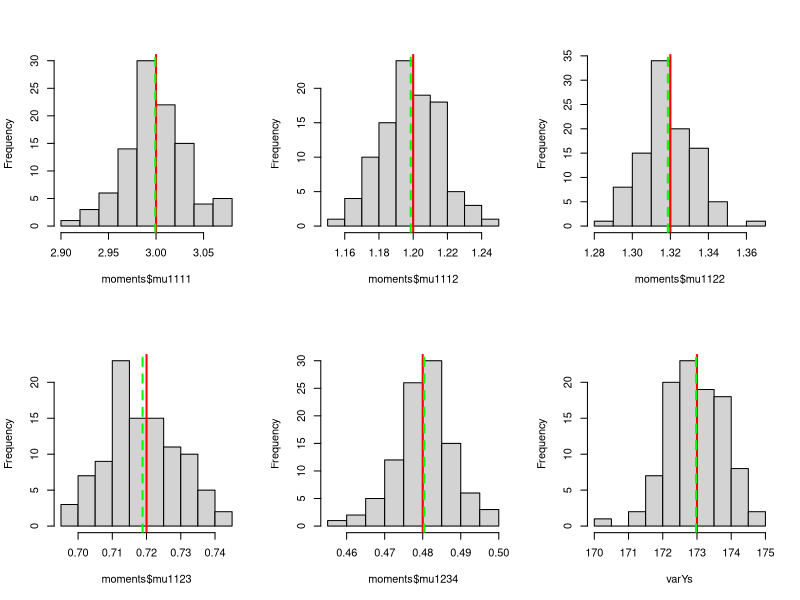
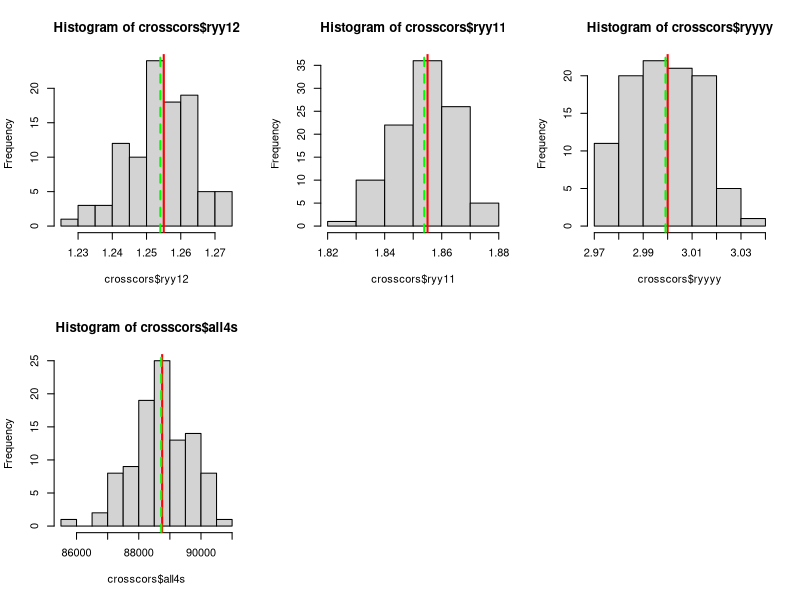
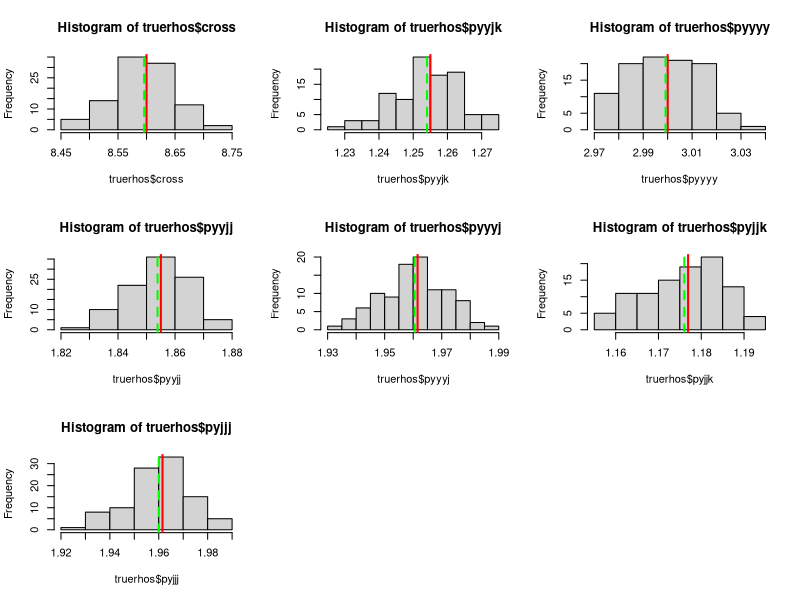

These figures' R source, in order:
nX <- 1
bX <- 20
rhos <- 0.4
Beta <- 1
s2 <- 1
nsims <- 100
ndata <- 100000

library(MASS)
library(Matrix)

# Set intra-correlations of X's
rho_blocksX <- lapply(rhos, function (R) matrix(R, bX, bX) + 
                        diag(rep(1 - R, bX)))
mX <- nX * bX

#------Generating Block Covariance Matrices-----#
SigmaX <- as.matrix(bdiag(rho_blocksX))

# Useful functions
d <- function (r) {1 - 3 * r^2 + 2 * r^3}
pbr <- function (r) {Beta * (1 - r + bX * r)}
pxy <- function (r) {pbr(r) / sqrt(varY(r))}

# Function for single variance calculation
varY <- function (r) {bX * Beta * (1 - r + r * bX) + s2}
mu1111 <- function (r) {3}
mu1112 <- function (r) {3 * r}
mu1123 <- function (r) {2 * r^2 + r}
mu1122 <- function (r) {1 + 2 * r^2}
mu1234 <- function (r) {3 * r * (r - 1)^2 * (2 * r^2 + r) / d(r)}

# Functions for total variance calculation
pyy12  <- function (r) {((bX - 2) * mu1123(r) + (bX - 2) * (bX - 3) * mu1234(r) +
    4 * (bX - 2) * mu1123(r) + 2 * (mu1112(r) + mu1122(r)) + s2 * r) / varY(r)}
pyy11 <- function (r) {((bX - 1) * mu1122(r) + (bX - 1) * (bX - 2) * mu1123(r) +
    2 * (bX - 1) * mu1112(r) + mu1111(r) + s2) / varY(r)}
all4s <- function (r) {3 * sum(SigmaX)^2}
pyyyy <- function (r) {(all4s(r) + 
    6 * s2 * Beta^2 * bX * (1 - r + bX * r) + s2^2 * mu1111(r)) / varY(r)^(1.5)}
pyyjk <- function (r) {(2 * pbr(r)^2 * (2 * r + 1) / (r + 1) + 
                          r * Beta * pbr(r) * (bX + s2 / (Beta * pbr(r)) - 
                              2 * (1 - r + bX * r) / (1 + r))) / varY(r)}
pyyyy <- function (r) {3}
pyyjj <- function (r) {(2 * pbr(rhos)^2 + varY(rhos)) / varY(rhos)}
pyyyj <- function (r) {3 * varY(rhos) * pbr(rhos) / varY(rhos)^(3 / 2)}
pyjjk <- function (r) {pbr(r) * (2 * r + 1) / sqrt(varY(r))}
pyjjj <- function (r) {pbr(r) * 3 / sqrt(varY(r))}

# Variance calculations
popvar1234 <- function (r) {mu1234(r) + 0.25 * r^2 * 
    (mu1111(r) + 3 * mu1122(r)) - rho * 2 * mu1123(r)}

popvar1213 <- function (r) {mu1123(r) + 0.25 * r^2 * 
    (mu1111(r) + 3 * mu1122(r)) - rho * (mu1112(r) + mu1123(r))}

popvar <- function (r) {(pyyjj(r) + 0.25 * pxy(r)^2 * (pyyyy(r) + 2 * pyyjj(r) +
    mu1122(r)) - pxy(r) * (pyyyj(r) + pyjjj(r)) + 
    (bX - 1) * (pyyjk(r) + 0.25 * pxy(r)^2 * (pyyyy(r) + 2 * pyyjj(r) +
    mu1122(r)) - pxy(r) * (pyyyj(r) + pyjjk(r)))) * bX}

moments <- matrix(0, nsims, 5)
names(moments) <- c("mu1111", "mu1112", "mu1123", "mu1122", "mu1234")
moments <- as.data.frame(moments)
varYs <- rep(0, nsims)

crosscors <- matrix(0, nsims, 4)
crosscors <- as.data.frame(crosscors)
colnames(crosscors) <- c("ryy12", "ryy11", "ryyyy", "all4s")

truerhos <- matrix(0, nsims, 7)
truerhos <- as.data.frame(truerhos)
colnames(truerhos) <- c("cross", "pyyjk", "pyyyy", "pyyjj", "pyyyj", "pyjjk",
                        "pyjjj")

covars <- matrix(0, nsims, 4)
covars <- as.data.frame(covars)
colnames(covars) <- c("ysum", "r12", "r13", "r34")

for (sim in 1:nsims) {
  
  cat("sim", sim, "\n")
  
  Data <- mvrnorm(ndata, rep(0, bX), SigmaX)
  Y <- Data %*% rep(Beta, bX) + rnorm(ndata, sd = sqrt(s2))
  moments[sim, 'mu1111'] <- mean(Data[ , 1]^4)
  moments[sim, 'mu1112'] <- mean(Data[ , 1]^3 * Data[ , 2])
  moments[sim, 'mu1123'] <- mean(Data[ , 1]^2 * Data[ , 2] * Data[ , 3])
  moments[sim, 'mu1122'] <- mean(Data[ , 1]^2 * Data[ , 2]^2)
  moments[sim, 'mu1234'] <- mean(Data[ , 1] * Data[ , 2] * 
                                   Data[ , 3] * Data[ , 4])
  varYs[sim] <- var(Y)
  
  crosscors[sim, 'ryy12'] <- mean(Y^2 * Data[ , 1] * Data[ , 2]) /
    (var(Y) * sd(Data[ , 1] * sd(Data[ , 2])))
  crosscors[sim, 'ryy11'] <- mean(Y^2 * Data[ , 1]^2) / 
    (var(Y) * var(Data[ , 1]))
  crosscors[sim, 'ryyyy'] <- mean(Y^4) / sd(Y)^4
  crosscors[sim, 'all4s'] <- mean((Data %*% rep(1, bX))^4)
  
  sdY <- sd(Y); sdj <- sd(Data[ , 1]); sdk <- sd(Data[ , 2])
  truerhos[sim, 'cross'] <- mean(Y * Data[ , 1])
  truerhos[sim, 'pyyjk'] <- mean(Y^2 * Data[ , 1] * Data[ , 2]) / 
    (sdY^2 * sdj * sdk)
  truerhos[sim, 'pyyyy'] <- mean(Y^4) / (sdY^4)
  truerhos[sim, 'pyyjj'] <- mean(Y^2 * Data[ , 1]^2) / (sdY^2 * sdj^2)
  truerhos[sim, 'pyyyj'] <- mean(Y^3 * Data[ , 1]) / (sdY^3 * sdj)
  truerhos[sim, 'pyjjk'] <- mean(Y * Data[ , 1]^2 * Data[ , 2]) / 
    (sdY * sdj^2 * sdk)
  truerhos[sim, 'pyjjj'] <- mean(Y * Data[ , 1]^3 / (sdY * sdj^3))
  
  covars[sim, "ysum"] <- sum(cor(Y, Data))
  covars[sim, "r12"] <- cor(Data[ , 1], Data[ , 2])
  covars[sim, "r13"] <- cor(Data[ , 1], Data[ , 3])
  covars[sim, "r34"] <- cor(Data[ , 3], Data[ , 4])
  
}

if (!dir.exists('moment_plots'))
  dir.create('moment_plots')

png(file.path('moment_plots', 'moment_plot1.png'))
par(mfrow = c(2, 3))

hist(moments$mu1111, main = '')
abline(v = mu1111(rhos), col = 'red', lwd = 2)
abline(v = mean(moments$mu1111), col = 'green', lty = 2, lwd = 2)

hist(moments$mu1112, main = '')
abline(v = mu1112(rhos), col = 'red', lwd = 2)
abline(v = mean(moments$mu1112), col = 'green', lty = 2, lwd = 2)

hist(moments$mu1122, main = '')
abline(v = mu1122(rhos), col = 'red', lwd = 2)
abline(v = mean(moments$mu1122), col = 'green', lty = 2, lwd = 2)

hist(moments$mu1123, main = '')
abline(v = mu1123(rhos), col = 'red', lwd = 2)
abline(v = mean(moments$mu1123), col = 'green', lty = 2, lwd = 2)

hist(moments$mu1234, main = '')
abline(v = mu1234(rhos), col = 'red', lwd = 2)
abline(v = mean(moments$mu1234), col = 'green', lty = 2, lwd = 2)

hist(varYs, main = '')
abline(v = varY(rhos), col = 'red', lwd = 2)
abline(v = mean(varYs), col = 'green', lty = 2, lwd = 2)

dev.off()

png(file.path('moment_plots', 'moment_plot2.png'))
par(mfrow = c(2, 3))

hist(crosscors$ryy12)
abline(v = pyy12(rhos), col = 'red', lwd = 2)
abline(v = mean(crosscors$ryy12), col = 'green', lty = 2, lwd = 2)

hist(crosscors$ryy11)
abline(v = pyy11(rhos), col = 'red', lwd = 2)
abline(v = mean(crosscors$ryy11), col = 'green', lty = 2, lwd = 2)

hist(crosscors$ryyyy)
abline(v = pyyyy(rhos), col = 'red', lwd = 2)
abline(v = mean(crosscors$ryyyy), col = 'green', lty = 2, lwd = 2)

hist(crosscors$all4s)
abline(v = all4s(rhos), col = 'red', lwd = 2)
abline(v = mean(crosscors$all4s), col = 'green', lty = 2, lwd = 2)

dev.off()

png(file.path('moment_plots', 'moment_plot3.png'))
par(mfrow = c(3, 3))

hist(truerhos$cross)
abline(v = pbr(rhos), col = 'red', lwd = 2)
abline(v = mean(truerhos$cros), col = 'green', lty = 2, lwd = 2)

hist(truerhos$pyyjk)
abline(v = pyyjk(rhos), col = 'red', lwd = 2)
abline(v = mean(truerhos$pyyjk), col = 'green', lty = 2, lwd = 2)

hist(truerhos$pyyyy)
abline(v = pyyyy(rhos), col = 'red', lwd = 2)
abline(v = mean(truerhos$pyyyy), col = 'green', lty = 2, lwd = 2)

hist(truerhos$pyyjj)
abline(v = pyyjj(rhos), col = 'red', lwd = 2)
abline(v = mean(truerhos$pyyjj), col = 'green', lty = 2, lwd = 2)

hist(truerhos$pyyyj)
abline(v = pyyyj(rhos), col = 'red', lwd = 2)
abline(v = mean(truerhos$pyyyj), col = 'green', lty = 2, lwd = 2)

hist(truerhos$pyjjk)
abline(v = pyjjk(rhos), col = 'red', lwd = 2)
abline(v = mean(truerhos$pyjjk), col = 'green', lty = 2, lwd = 2)

hist(truerhos$pyjjj)
abline(v = pyjjj(rhos), col = 'red', lwd = 2)
abline(v = mean(truerhos$pyjjj), col = 'green', lty = 2, lwd = 2)

dev.off()

png(file.path('moment_plots', 'covars.png'))
par(mfrow = c(1, 3))

